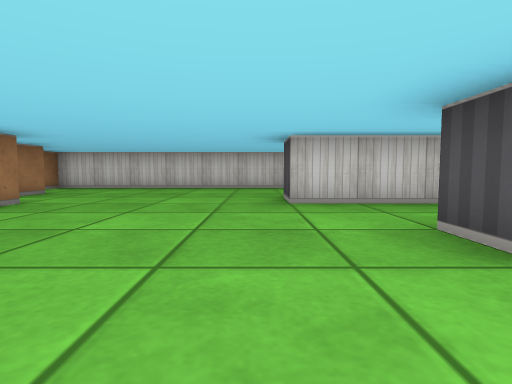
[1] (above)

24 first-person views from a walk through a cub3D level. The camera is about half as high as the walls, tilts 4° down and sees 80° across. The floor is counted in squares. Each view is taken from the middle of a square. On the plan, view 1 faces up. The plan holds only what a view shows up to about 9 squares ahead; the rest is blank.

[2]
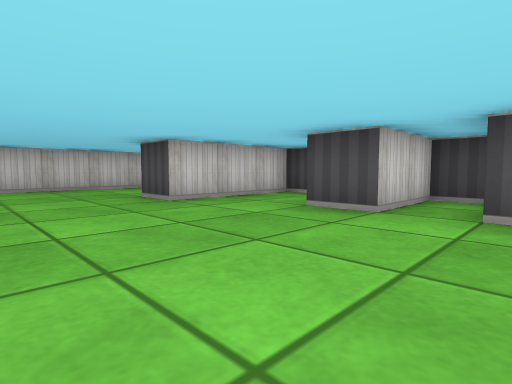

[3]
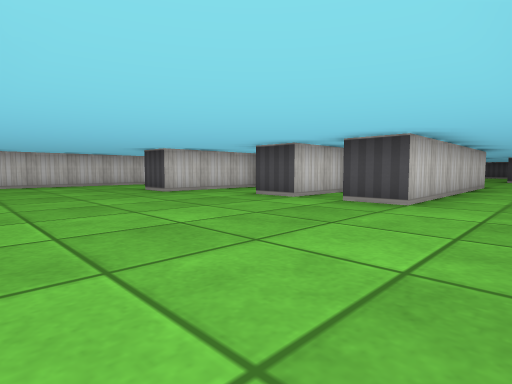

[4]
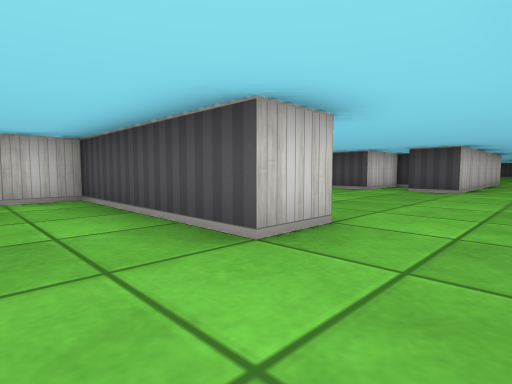

[5]
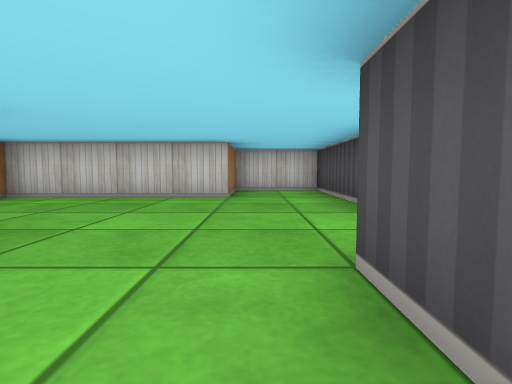

[6]
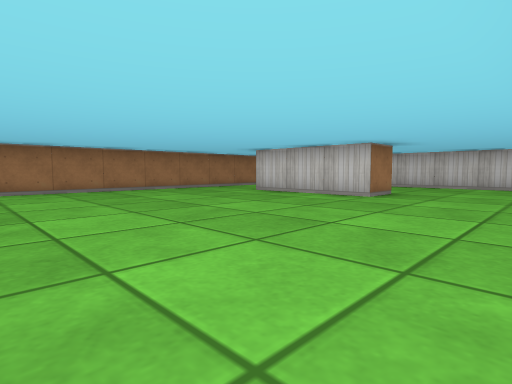

[7]
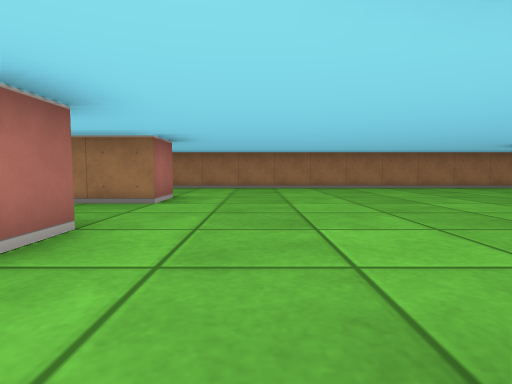

[8]
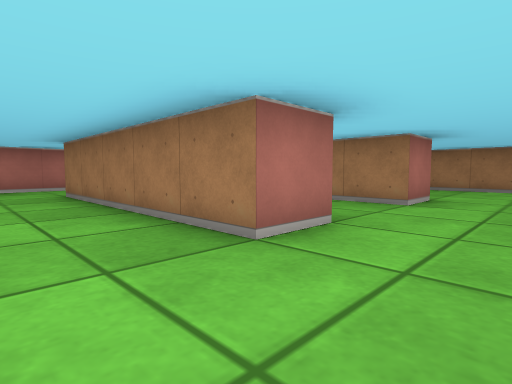

[9]
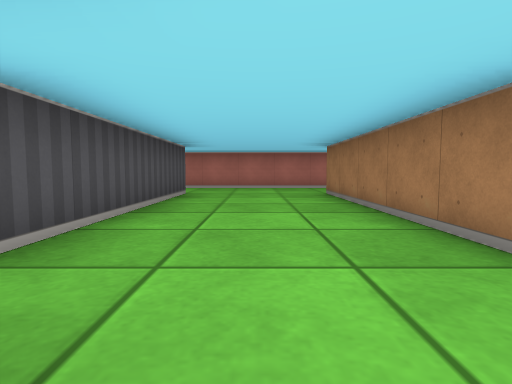

[10]
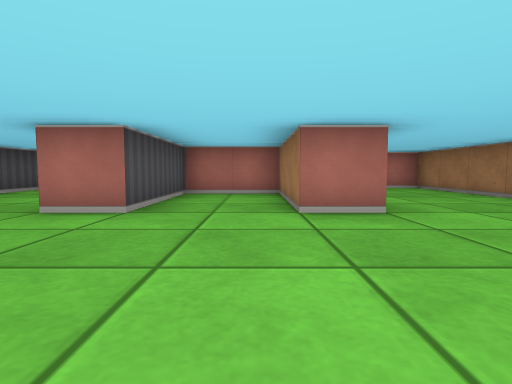

[11]
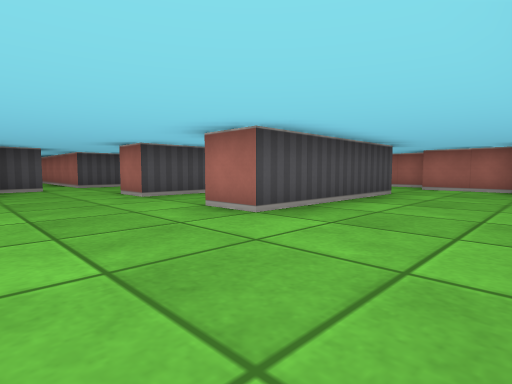

[12]
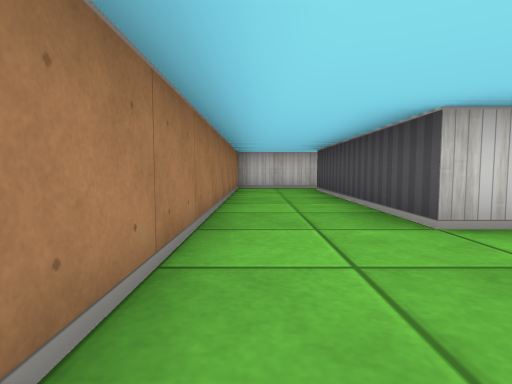

[13]
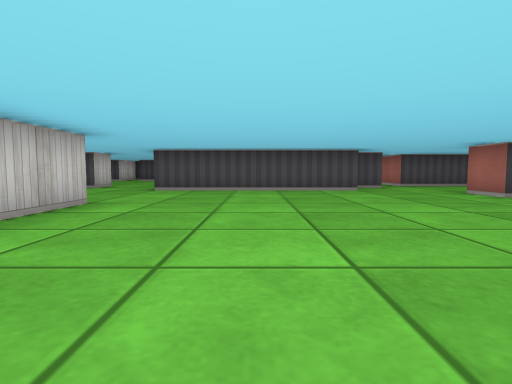

[14]
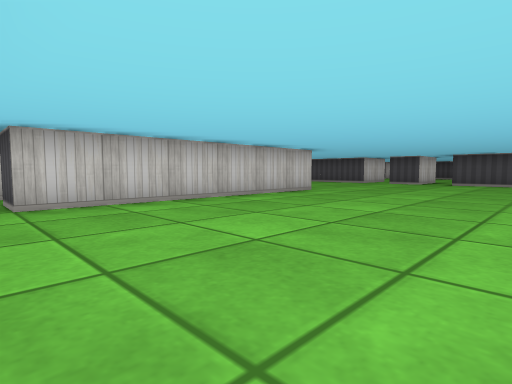

[15]
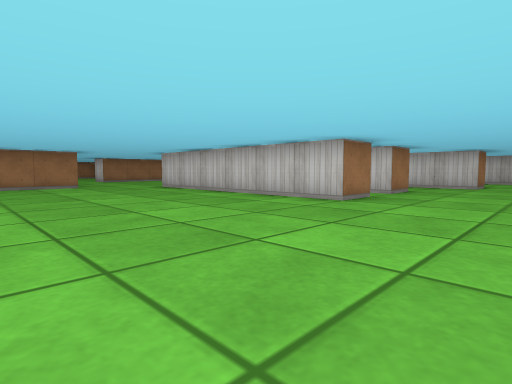

[16]
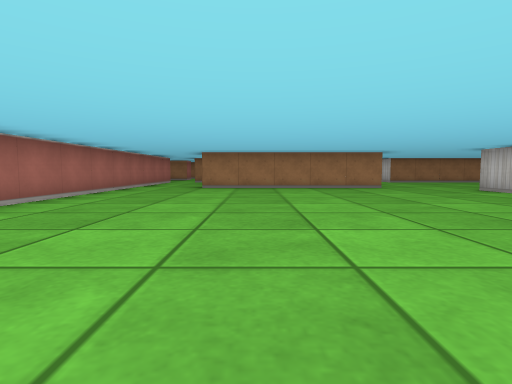

[17]
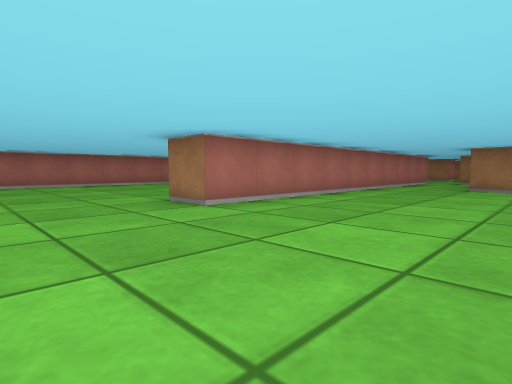

[18]
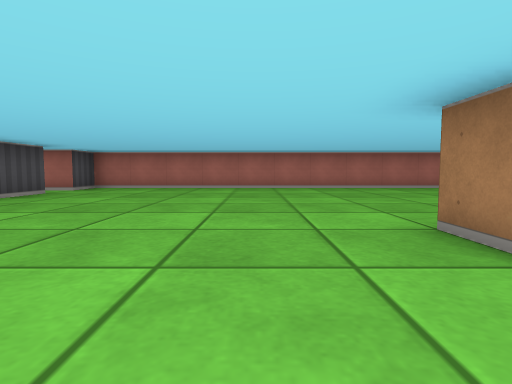

[19]
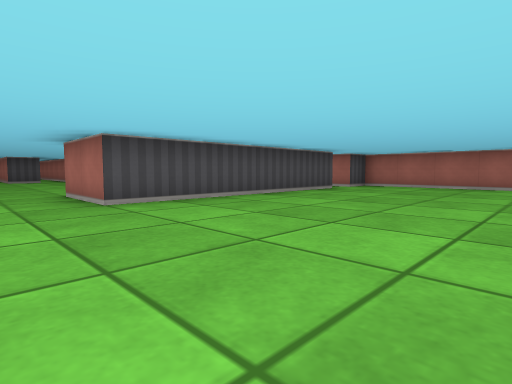

[20]
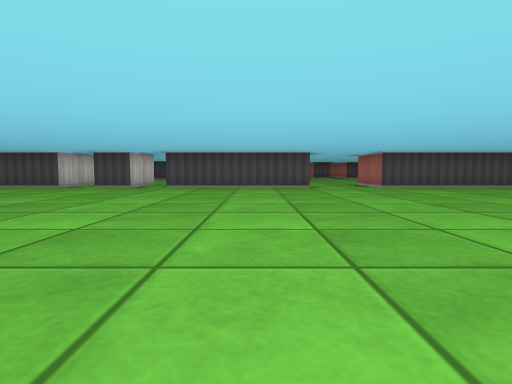

[21]
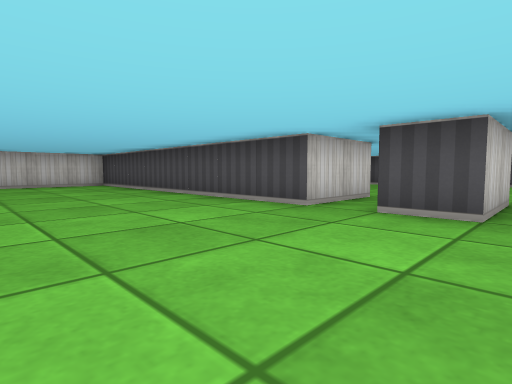

[22]
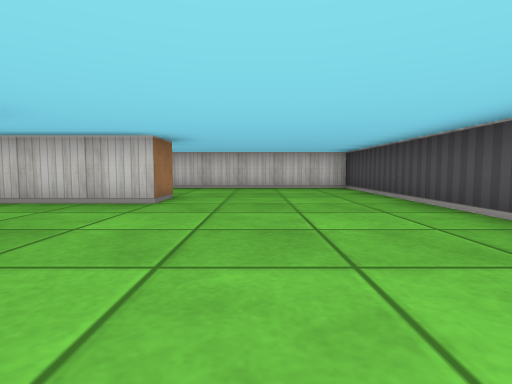

[23]
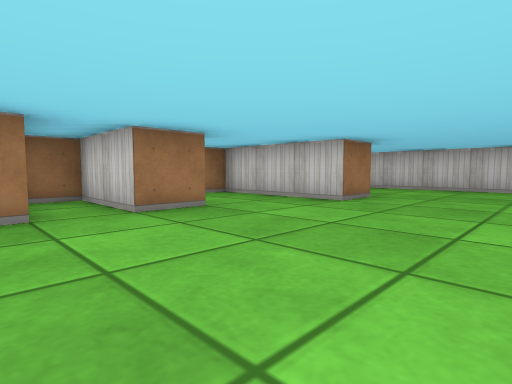

[24]
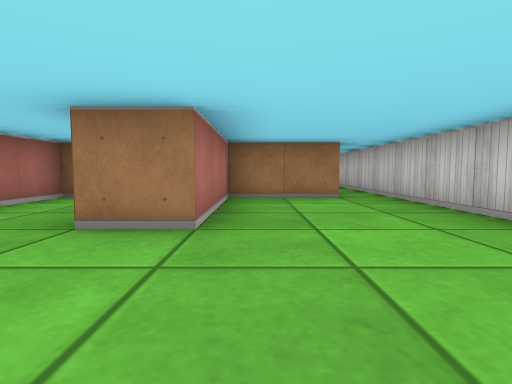

### Floor plan
Ten units are one square. View 1 is at (0, 0); x grows to the right and y downward. Boxes are objects, and circles mark ways between rooms. Rooms are numbered by the first view taken in them; rooms with no view inside come last. Other rooms are left out.
<svg viewBox="-140 -90 280 260">
<path fill="none" stroke="#000" d="M-45 -65 -45 -58M35 -39 35 -45 5 -45 5 -55M35 -8 35 -15 15 -15 15 -25M35 -85 -55 -85 -55 -79M-85 14 -85 25 -115 25 -115 -25M-55 65 -55 25M-105 124 -105 95 -95 95 -95 125 -75 125 -75 95 -65 95M-34 5 -45 5 -45 -35 -65 -35 -65 -15 -105 -15M-112 -35 -135 -35 -135 145 -126 145M-4 95 65 95 65 105M5 24 5 75M125 65 125 25M75 -6 75 5 15 5 15 -5M125 15 125 5M-45 86 -45 76M29 165 125 165 125 155M75 -26 75 -15 55 -15 55 -8M-55 75 -55 65M125 -5 125 -85 35 -85M125 146 125 85M-35 145 -35 95 -28 95M-65 95 -65 145M55 -76 55 -55 85 -55 85 -45 55 -45 55 -25 69 -25M-70 165 -30 165M-105 136 -105 124M-102 165 -98 165M-124 155 -105 155"/>
<circle cx="-40" cy="15" r="3" fill="#2a7"/>
<circle cx="10" cy="10" r="3" fill="#2a7"/>
<circle cx="45" cy="-80" r="3" fill="#2a7"/>
<circle cx="-117" cy="130" r="3" fill="#2a7"/>
<circle cx="-68" cy="75" r="3" fill="#2a7"/>
<text x="-10" y="-40">1</text>
<text x="-100" y="50">2</text>
<text x="50" y="70">3</text>
</svg>
Room 1 opens to room 2. Room 1 opens to room 3. Room 2 opens to room 3.

Where each view was taken, in squares from view 1:
view 1: 0 up, 0 right, facing up
view 2: 0 up, 2 left, facing up-right
view 3: 2 down, 3 left, facing up-right
view 4: 2 down, 6 left, facing up-right
view 5: 4 down, 6 left, facing up
view 6: 8 down, 6 left, facing up-left
view 7: 8 down, 5 left, facing left
view 8: 8 down, 5 left, facing down-left
view 9: 8 down, 5 left, facing down
view 10: 6 down, 9 left, facing down
view 11: 7 down, 13 left, facing down-right
view 12: 5 down, 13 left, facing up
view 13: 5 down, 13 left, facing right
view 14: 5 down, 1 right, facing up-right
view 15: 5 down, 10 right, facing up-left
view 16: 6 down, 9 right, facing left
view 17: 6 down, 9 right, facing down-left
view 18: 8 down, 8 right, facing down
view 19: 7 down, 8 right, facing down-right
view 20: 5 down, 4 right, facing right
view 21: 2 down, 9 right, facing up-right
view 22: 0 up, 10 right, facing up
view 23: 0 up, 11 right, facing up-left
view 24: 6 up, 11 right, facing left
